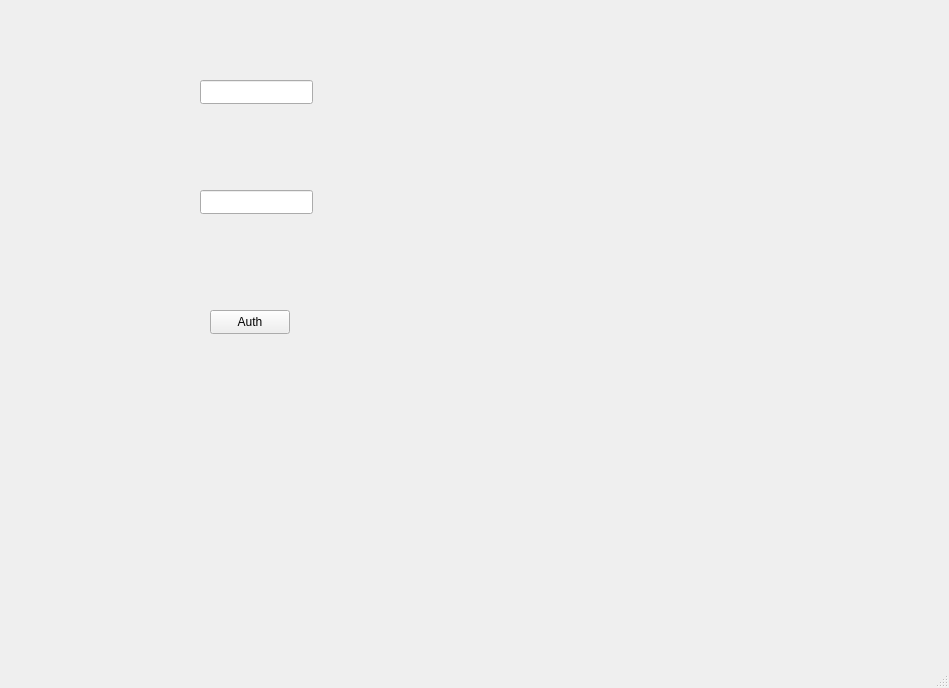
<?xml version="1.0" encoding="UTF-8"?>
<ui version="4.0">
 <class>MainWindow</class>
 <widget class="QMainWindow" name="MainWindow">
  <property name="geometry">
   <rect>
    <x>0</x>
    <y>0</y>
    <width>949</width>
    <height>688</height>
   </rect>
  </property>
  <property name="windowTitle">
   <string>MainWindow</string>
  </property>
  <widget class="QWidget" name="centralwidget">
   <widget class="QStackedWidget" name="stackedWidget">
    <property name="geometry">
     <rect>
      <x>0</x>
      <y>0</y>
      <width>541</width>
      <height>461</height>
     </rect>
    </property>
    <widget class="QWidget" name="auth">
     <widget class="QPushButton" name="authButton">
      <property name="geometry">
       <rect>
        <x>210</x>
        <y>310</y>
        <width>80</width>
        <height>24</height>
       </rect>
      </property>
      <property name="text">
       <string>Auth</string>
      </property>
     </widget>
     <widget class="QLineEdit" name="passText2">
      <property name="geometry">
       <rect>
        <x>200</x>
        <y>190</y>
        <width>113</width>
        <height>24</height>
       </rect>
      </property>
      <property name="text">
       <string/>
      </property>
     </widget>
     <widget class="QLineEdit" name="idText2">
      <property name="geometry">
       <rect>
        <x>200</x>
        <y>80</y>
        <width>113</width>
        <height>24</height>
       </rect>
      </property>
      <property name="text">
       <string/>
      </property>
     </widget>
    </widget>
    <widget class="QWidget" name="reg">
     <widget class="QPushButton" name="registration">
      <property name="geometry">
       <rect>
        <x>210</x>
        <y>350</y>
        <width>80</width>
        <height>24</height>
       </rect>
      </property>
      <property name="text">
       <string>Reg</string>
      </property>
     </widget>
     <widget class="QLineEdit" name="idText">
      <property name="geometry">
       <rect>
        <x>200</x>
        <y>120</y>
        <width>113</width>
        <height>24</height>
       </rect>
      </property>
     </widget>
     <widget class="QLineEdit" name="passText">
      <property name="geometry">
       <rect>
        <x>200</x>
        <y>230</y>
        <width>113</width>
        <height>24</height>
       </rect>
      </property>
     </widget>
    </widget>
    <widget class="QWidget" name="message">
     <widget class="QLineEdit" name="to_user">
      <property name="geometry">
       <rect>
        <x>200</x>
        <y>170</y>
        <width>113</width>
        <height>24</height>
       </rect>
      </property>
      <property name="text">
       <string/>
      </property>
     </widget>
     <widget class="QLineEdit" name="message_2">
      <property name="geometry">
       <rect>
        <x>200</x>
        <y>280</y>
        <width>113</width>
        <height>24</height>
       </rect>
      </property>
      <property name="text">
       <string/>
      </property>
     </widget>
     <widget class="QPushButton" name="send">
      <property name="geometry">
       <rect>
        <x>210</x>
        <y>400</y>
        <width>80</width>
        <height>24</height>
       </rect>
      </property>
      <property name="text">
       <string>Send</string>
      </property>
     </widget>
    </widget>
   </widget>
  </widget>
  <widget class="QMenuBar" name="menubar">
   <property name="geometry">
    <rect>
     <x>0</x>
     <y>0</y>
     <width>949</width>
     <height>21</height>
    </rect>
   </property>
  </widget>
  <widget class="QStatusBar" name="statusbar"/>
 </widget>
 <resources/>
 <connections/>
</ui>
